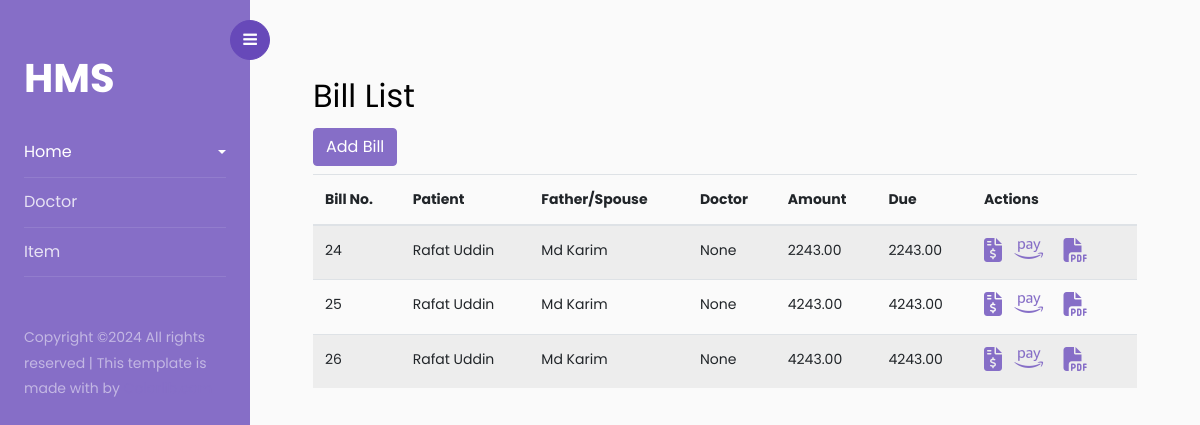
Page /bill-list/7/ (signed in) on the committed database.
### bnh/models.py (models this page shows, shortened)
class Bill(models.Model):
    id = models.AutoField(primary_key=True)
    patient = models.ForeignKey(Patient, on_delete=models.CASCADE)
    charges = models.DecimalField(default=0, decimal_places=2, max_digits=70)
    serv_charge = models.IntegerField(default=0, verbose_name='Service Charge 20%', blank=True, null=True)
    discounted_by = models.CharField(max_length=200, blank=True, null=True)
    note = models.CharField(max_length=200, blank=True, null=True)
    discount = models.IntegerField(default=0)
    vat = models.IntegerField(default=0, verbose_name='VAT %')
    date_create = models.DateTimeField(auto_now_add=True)
    paid = models.IntegerField(default=0, verbose_name='Paid Amount')
    def calculate_amount(self):
        total_charges = round(self.charges,2)
        return round(total_charges, 2)  # Round to two decimal places
    def grand_total(self):
        return self.calculate_amount()+self.serv_charge-self.discount
    def due_amount(self):
        return self.grand_total()-self.paid

class Patient(models.Model):
    patient_type = models.CharField(max_length=50, choices=admit_type)
    name = models.CharField(max_length=120)
    father = models.CharField(max_length=120)
    mother = models.CharField(max_length=120, blank=True, null=True)
    gender = models.CharField(max_length=50, choices=gender_ch)
    address = models.CharField(max_length=250)
    ref_by = models.CharField(max_length=120, blank=True, null=True)
    doctor = models.ForeignKey(Doctor, on_delete=models.SET_NULL, null=True, blank=True)
    age =  models.IntegerField(default=0)
    mobile = models.CharField(max_length=50)
    bed_no = models.CharField(max_length=50, blank=True, null=True)
    cabin = models.CharField(max_length=50, blank=True, null=True)
    b_group = models.CharField(max_length=50, choices=b_group, blank=True, null=True)
    times_of_visit = models.IntegerField(default=0)
    admit_time = models.DateTimeField(auto_now=True)
    def __str__(self):
        return self.name

### bnh/views.py (the view)
# urls.py: path('bill-list/<pk>/', bill_list, name='bill-list'),
@login_required
def bill_list(request,pk):
    patient = get_object_or_404(Patient, id=pk)
    bill_list = Bill.objects.filter(patient=patient)
    context = {
        'bill_list': bill_list,
        'patient': patient
    }
    return render(request, 'bill.html', context)

### bnh/templates/bill.html
{%extends 'base.html'%}
{% block content %}
<div class="container mt-4">
    <h2>Bill List</h2>
    <a href="{% url 'bnh:create-bill' patient.id %}" class="btn btn-primary mb-2" style="color:white;">
        Add Bill
    </a>
    <table class="table table-striped">
        <thead>
            <tr>
                <th>Bill No.</th>
                <th>Patient</th>
                <th>Father/Spouse</th>
                <th>Doctor</th>
                <th>Amount</th>
                <th>Due</th>
                <th>Actions</th>
            </tr>
        </thead>
        <tbody>
            {% for bill in bill_list %}
                <tr>
                    <td>{{ bill.id }}</td>
                    <td>{{ bill.patient }}</td>
                    <td>{{ bill.patient.father }}</td>
                    <td>{{ bill.patient.doctor }}</td>
                    <td>{{ bill.grand_total }}</td>
                    <td>{{ bill.due_amount }}</td>
                    <td>
                        <a href="{% url 'bnh:create-bill' patient.id %}"><i style="font-size: 1.5rem;" class="fa-solid fa-file-invoice-dollar"></i></a>
                        <a href="{% url 'bnh:bill-payment' bill.id %}"><i style="font-size: 1.5rem;"  class="mx-2 fa-brands fa-amazon-pay"></i></a>
                        <a href="{% url 'bnh:bill-pdf' bill.id %}"><i style="font-size: 1.5rem;"  class="mx-2 fa-solid fa-file-pdf"></i></a>
                    </td>
                </tr>
            {% endfor %}
        </tbody>
    </table>
</div>
{% endblock content %}

### rows in the picture
Bill: id "24", patient "Rafat Uddin", patient.father "Md Karim", patient.doctor "None", grand_total "2243.00", due_amount "2243.00"
Bill: id "25", patient "Rafat Uddin", patient.father "Md Karim", patient.doctor "None", grand_total "4243.00", due_amount "4243.00"
Bill: id "26", patient "Rafat Uddin", patient.father "Md Karim", patient.doctor "None", grand_total "4243.00", due_amount "4243.00"
